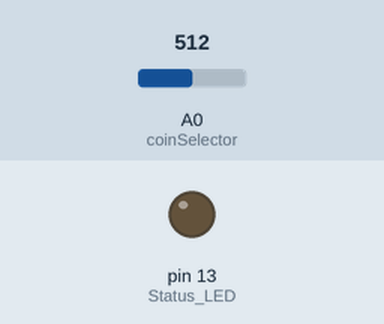
This sketch was run on a simulated Arduino Uno, built with avr-gcc and run on an emulated ATmega328P. Shown: output pins drawn as LEDs (lit = HIGH). The inputs (shaded band) are chosen by the test bench; at power-on: A0 (coinSelector) = 512. What the sketch prints to the serial monitor is not drawn.

Above: at 3.2 s.
3.3 s: A0 (coinSelector) set to 993
4.8 s: A0 (coinSelector) set to 1010
At 5.2 s:
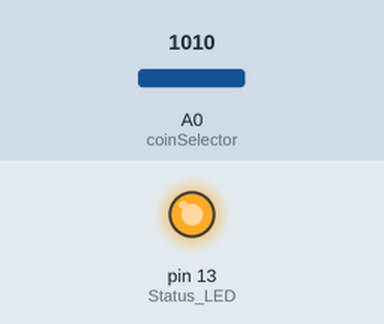
Timing chart, 0 to 7.8 s (numbered marks = the images above; inputs shaded):
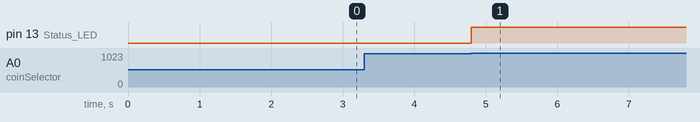

The sketch:

ch926_arduino.ino
```cpp
const int coinSelector = A0; // Analog input pin that the coin selector uses
const int signalCostFactor = 5; // Each signal pulse is worth 5p

int signalValue = 0; // For storing value from analog input

int state; // Current state
int lastState = 0; // Last state

double balance = 0; // Pence
double coinValue = 0; // Curent coin value
double btc = 4.2;
int update = 1; // Used for sending an update

long updateDebounceTime = 0; // The last time we sent an update
long updateDebounceDelay = 500; // Update 500ms after last singal pulse

void setup() {

  pinMode(13, OUTPUT); // Status LED

  Serial.begin(9600); // Setup serial at 9600 baud

  delay(2000); // Don't start main loop until we're sure that the coin selector has started

  Serial.println("Ready..");

  state = 1;


}

void loop() {

  signalValue = analogRead(coinSelector); // Read analog value from coin selector

  if (signalValue > 1000) {

    state = 1; // State is 1 as we're high, damit man weiter klicken kann

  }

  else {

     state = 0;

    // Should we send a balance update

     if (update == 0) {

      if ((millis() - updateDebounceTime) > updateDebounceDelay) {

        Serial.print("Coin Value: ");
        Serial.println(coinValue / 10); // WARNING: The coin value will be wrong if coins are inserted within the updateDebounceDelay, adjust the delay and test

        Serial.print("Balance: ");
        Serial.println(balance / 10); // This should be the most accurate as we should get the same ammount of pulses even if multiple coins get inserted at once

        Serial.println("BTC: ");
        Serial.println(balance * btc);
        coinValue = 0; // Reset current coin value

        update = 1; // Make sure we don't run again, till next coin

      }

    }

  }

  if (state != lastState) {

    // Process new signal

    if (state == 1) {

      digitalWrite(13, HIGH); // Turn status LED on to show signal

      balance = balance + signalCostFactor; // Update balance

      coinValue = coinValue + signalCostFactor; // Update coin value

      updateDebounceTime = millis(); // Update last time we processed a signal

      update = 0; // Time to send a update now?

    } else {

      digitalWrite(13, LOW);  // Turn status LED off

    }

    lastState = state; // Update last state

  }

  delay(1);

}
```

Measured:
- the behaviour switches between 1000 and 1001 on A0 (coinSelector) (found by bisection; images 0 and 1)
- after the input at 3.3 s, every drawn part: stays the same
- after the input at 4.8 s, pin 13 (Status_LED): LOW → HIGH at once
